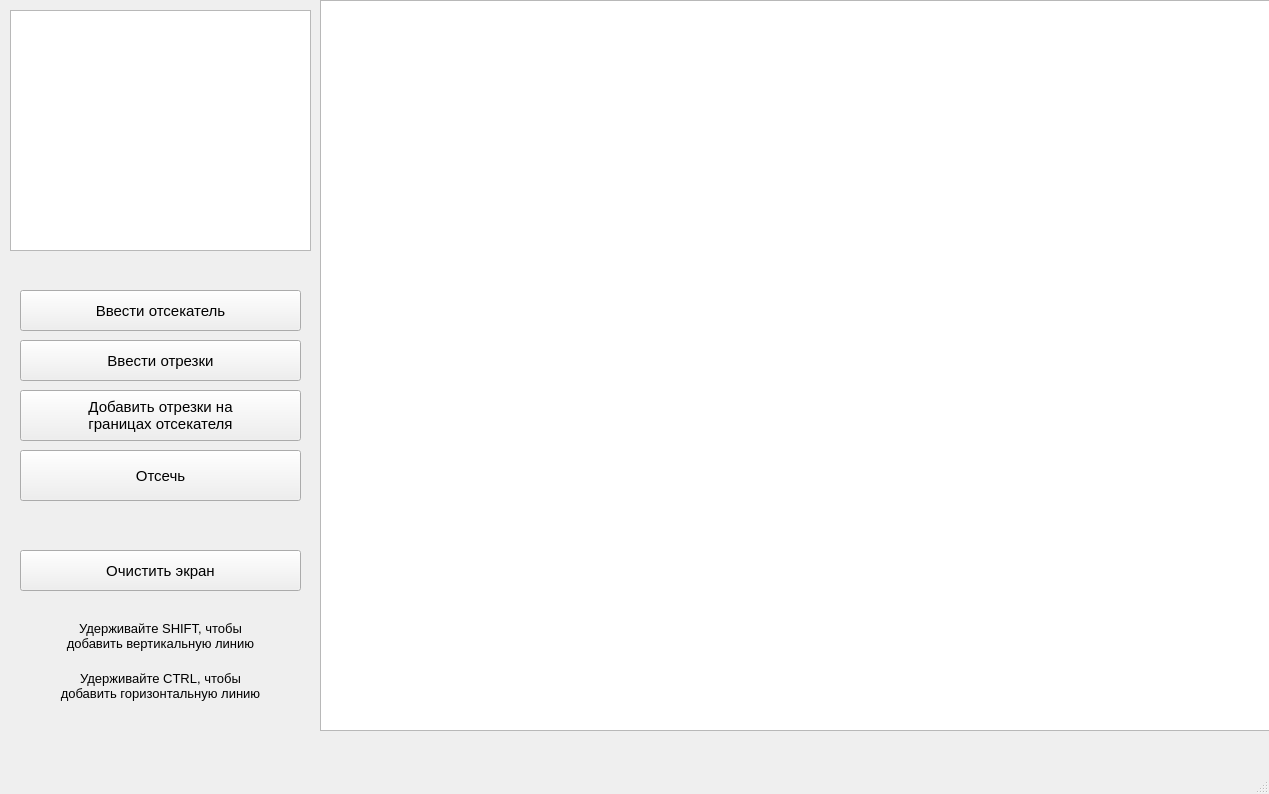
<?xml version="1.0" encoding="UTF-8"?>
<ui version="4.0">
 <class>MainWindow</class>
 <widget class="QMainWindow" name="MainWindow">
  <property name="geometry">
   <rect>
    <x>0</x>
    <y>0</y>
    <width>1269</width>
    <height>794</height>
   </rect>
  </property>
  <property name="windowTitle">
   <string>Лабораторная работа #7</string>
  </property>
  <widget class="QWidget" name="centralwidget">
   <widget class="QGraphicsView" name="graphicsView">
    <property name="geometry">
     <rect>
      <x>320</x>
      <y>0</y>
      <width>951</width>
      <height>731</height>
     </rect>
    </property>
   </widget>
   <widget class="QPushButton" name="but_clear">
    <property name="geometry">
     <rect>
      <x>20</x>
      <y>550</y>
      <width>281</width>
      <height>41</height>
     </rect>
    </property>
    <property name="font">
     <font>
      <pointsize>11</pointsize>
     </font>
    </property>
    <property name="text">
     <string>Очистить экран</string>
    </property>
   </widget>
   <widget class="QListWidget" name="listWidget">
    <property name="geometry">
     <rect>
      <x>10</x>
      <y>10</y>
      <width>301</width>
      <height>241</height>
     </rect>
    </property>
   </widget>
   <widget class="QPushButton" name="but_lines">
    <property name="geometry">
     <rect>
      <x>20</x>
      <y>340</y>
      <width>281</width>
      <height>41</height>
     </rect>
    </property>
    <property name="font">
     <font>
      <pointsize>11</pointsize>
     </font>
    </property>
    <property name="text">
     <string>Ввести отрезки</string>
    </property>
   </widget>
   <widget class="QPushButton" name="but_clip">
    <property name="geometry">
     <rect>
      <x>20</x>
      <y>290</y>
      <width>281</width>
      <height>41</height>
     </rect>
    </property>
    <property name="font">
     <font>
      <pointsize>11</pointsize>
     </font>
    </property>
    <property name="text">
     <string>Ввести отсекатель</string>
    </property>
   </widget>
   <widget class="QPushButton" name="but_add_lines">
    <property name="geometry">
     <rect>
      <x>20</x>
      <y>390</y>
      <width>281</width>
      <height>51</height>
     </rect>
    </property>
    <property name="font">
     <font>
      <pointsize>11</pointsize>
     </font>
    </property>
    <property name="text">
     <string>Добавить отрезки на
границах отсекателя</string>
    </property>
   </widget>
   <widget class="QPushButton" name="but_clipping">
    <property name="geometry">
     <rect>
      <x>20</x>
      <y>450</y>
      <width>281</width>
      <height>51</height>
     </rect>
    </property>
    <property name="font">
     <font>
      <pointsize>11</pointsize>
     </font>
    </property>
    <property name="text">
     <string>Отсечь</string>
    </property>
   </widget>
   <widget class="QLabel" name="lab_centre_5">
    <property name="geometry">
     <rect>
      <x>10</x>
      <y>660</y>
      <width>301</width>
      <height>51</height>
     </rect>
    </property>
    <property name="font">
     <font>
      <pointsize>10</pointsize>
     </font>
    </property>
    <property name="text">
     <string>Удерживайте CTRL, чтобы
добавить горизонтальную линию</string>
    </property>
    <property name="alignment">
     <set>Qt::AlignCenter</set>
    </property>
   </widget>
   <widget class="QLabel" name="lab_centre_4">
    <property name="geometry">
     <rect>
      <x>10</x>
      <y>610</y>
      <width>301</width>
      <height>51</height>
     </rect>
    </property>
    <property name="font">
     <font>
      <pointsize>10</pointsize>
     </font>
    </property>
    <property name="text">
     <string>Удерживайте SHIFT, чтобы
добавить вертикальную линию</string>
    </property>
    <property name="alignment">
     <set>Qt::AlignCenter</set>
    </property>
   </widget>
  </widget>
  <widget class="QMenuBar" name="menubar">
   <property name="geometry">
    <rect>
     <x>0</x>
     <y>0</y>
     <width>1269</width>
     <height>26</height>
    </rect>
   </property>
  </widget>
  <widget class="QStatusBar" name="statusbar"/>
 </widget>
 <resources/>
 <connections/>
</ui>
